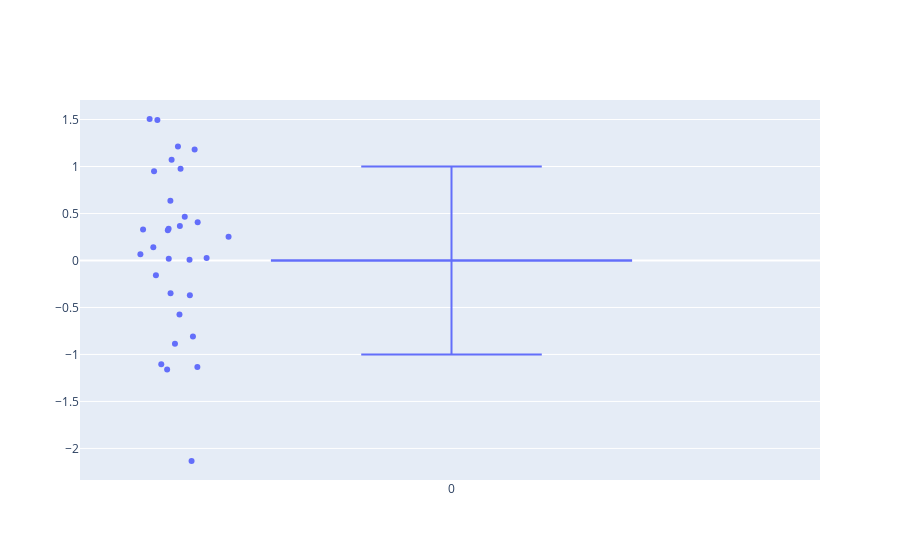

The code cell stored with this chart in its notebook:
### Code cell
import plotly.graph_objects as go

fig = go.Figure()

fig.add_trace(go.Box(y=[df['A']], name="Precompiled Quartiles"))

fig.update_traces(q1=[ 0], median=[ 0],
                  q3=[ 0], lowerfence=[-1],
                  upperfence=[1],mean=[0],
                  sd=[ 0 ], notchspan=[ 0]  )

fig.show()

### Figure 1 — Plotly figure (JSON) as saved in the notebook; plotly's stock layout.template omitted (floating-point values rounded to 4 significant figures)
{"data": [{"lowerfence": [-1], "mean": [0], "median": [0], "name": "Precompiled Quartiles", "notchspan": [0], "q1": [0], "q3": [0], "sd": [0], "type": "box", "upperfence": [1], "y": [[0.02633, 0.2538, 0.6367, -0.3696, -0.157, 1.494, 0.008627, -0.887, -0.8077, 0.06703, -1.134, 0.01762, 0.3297, 0.9499, 1.071, 0.4646, 1.182, -0.3475, -0.5736, 1.505, 0.3676, 0.3216, -1.159, -2.134, -1.104, 1.214, 0.4078, 0.1413, 0.9757, 0.3375]]}], "layout": {}}
